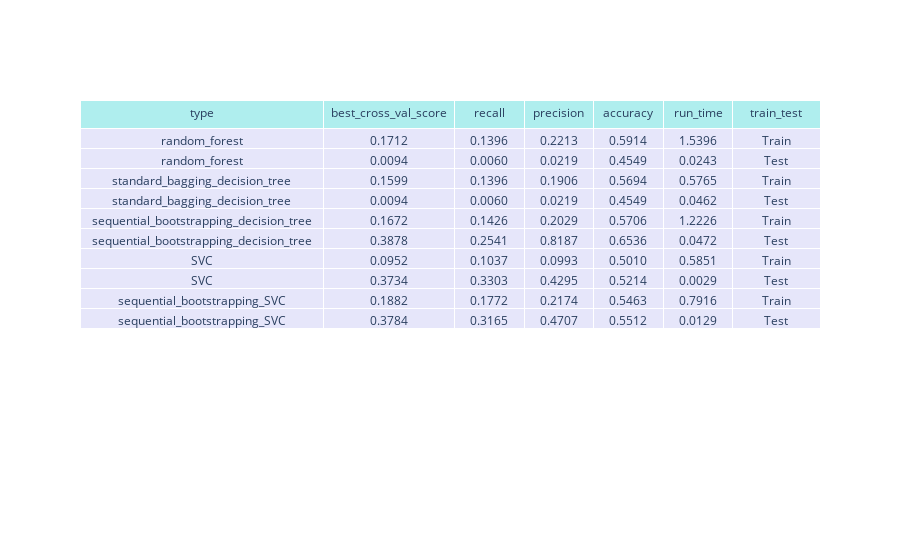

The cell this chart's notebook holds for it:
### Code cell
import plotly.graph_objects as go

model_metrics_tbl = model_metrics_df.drop(['symbol', 'best_model', 'performed_on', 
                                           'event_st_date', 'event_en_date', 
                                           ]
                                           , axis=1)

fig = go.Figure(data=[go.Table(
    columnwidth = [280,150,80,80,80,80,100],
    header=dict(values=list(model_metrics_tbl.columns),
                fill_color='paleturquoise',
                align='center'),
    cells=dict(values=model_metrics_tbl.transpose().values.tolist(),
               fill_color='lavender',
               align='center',
               format=['', '.4f', '.4f','.4f','.4f','.4f','','','']
               )),
])              

fig.show()

### Figure 1 — Plotly figure (JSON) as saved in the notebook; plotly's stock layout.template omitted (floating-point values rounded to 4 significant figures)
{"data": [{"cells": {"align": "center", "fill": {"color": "lavender"}, "format": ["", ".4f", ".4f", ".4f", ".4f", ".4f", "", "", ""], "values": [["random_forest", "random_forest", "standard_bagging_decision_tree", "standard_bagging_decision_tree", "sequential_bootstrapping_decision_tree", "sequential_bootstrapping_decision_tree", "SVC", "SVC", "sequential_bootstrapping_SVC", "sequential_bootstrapping_SVC"], [0.1712, 0.009413, 0.1599, 0.009413, 0.1672, 0.3878, 0.09517, 0.3734, 0.1882, 0.3784], [0.1396, 0.005998, 0.1396, 0.005998, 0.1426, 0.2541, 0.1037, 0.3303, 0.1772, 0.3165], [0.2213, 0.02185, 0.1906, 0.02185, 0.2029, 0.8187, 0.09935, 0.4295, 0.2174, 0.4707], [0.5914, 0.4549, 0.5694, 0.4549, 0.5706, 0.6536, 0.501, 0.5214, 0.5463, 0.5512], [1.54, 0.02427, 0.5765, 0.04622, 1.223, 0.04723, 0.5851, 0.002943, 0.7916, 0.01294], ["Train", "Test", "Train", "Test", "Train", "Test", "Train", "Test", "Train", "Test"]]}, "columnwidth": [280, 150, 80, 80, 80, 80, 100], "header": {"align": "center", "fill": {"color": "paleturquoise"}, "values": ["type", "best_cross_val_score", "recall", "precision", "accuracy", "run_time", "train_test"]}, "type": "table"}], "layout": {}}
